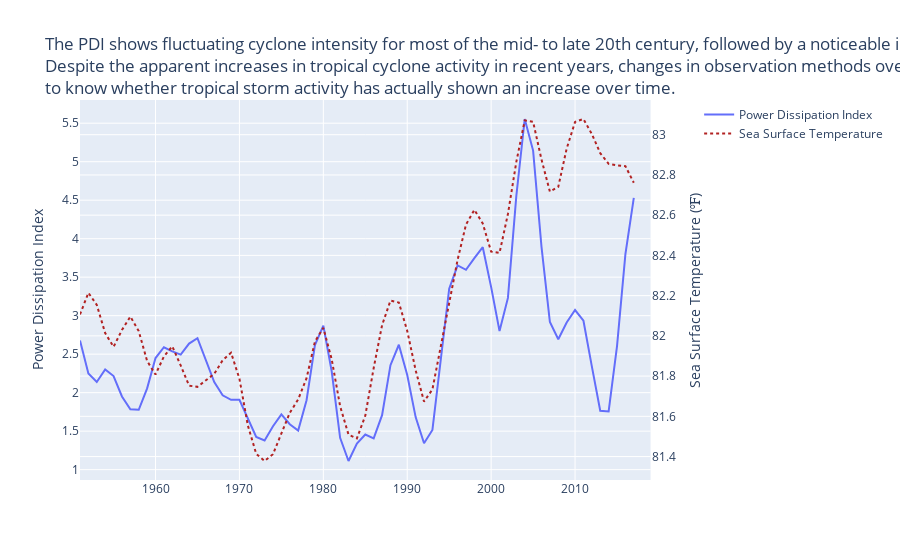

This figure's notebook cell:
### Markdown cell above
## Power Dissipation Index

This indicator examines the intensity of hurricanes and other tropical storms in the Atlantic Ocean, Caribbean, and Gulf of Mexico.

### Code cell
import plotly.graph_objects as go
from plotly.subplots import make_subplots

fig = make_subplots(specs=[[{"secondary_y": True}]])
fig.add_trace(go.Line(x=pdi_df['Year'], 
                      y=pdi_df['Smoothed Power Dissipation Index (10^11 m^3/s^2)'],
                      name="Power Dissipation Index"
                      ),
                      secondary_y=False
)

fig.add_trace(go.Line(x=pdi_df['Year'], 
                      y=pdi_df['Smoothed SST (F)'],
                      name="Sea Surface Temperature",
                      line=dict(color='firebrick', width=2, dash='dot')
                      ),
                      secondary_y=True
)

fig.update_layout(title_text='''
The PDI shows fluctuating cyclone intensity for most of the mid- to late 20th century, followed by a noticeable increase since 1995.
<br>Despite the apparent increases in tropical cyclone activity in recent years, changes in observation methods over time make it difficult
<br>to know whether tropical storm activity has actually shown an increase over time.
''')
fig.update_yaxes(title_text="Power Dissipation Index", secondary_y=False)
fig.update_yaxes(title_text="Sea Surface Temperature (<span>&#8457;</span>)", secondary_y=True)

fig.show()

### Figure 1 — Plotly figure (JSON) as saved in the notebook; plotly's stock layout.template omitted (floating-point values rounded to 4 significant figures)
{"data": [{"name": "Power Dissipation Index", "type": "scatter", "x": [1951, 1952, 1953, 1954, 1955, 1956, 1957, 1958, 1959, 1960, 1961, 1962, 1963, 1964, 1965, 1966, 1967, 1968, 1969, 1970, 1971, 1972, 1973, 1974, 1975, 1976, 1977, 1978, 1979, 1980, 1981, 1982, 1983, 1984, 1985, 1986, 1987, 1988, 1989, 1990, 1991, 1992, 1993, 1994, 1995, 1996, 1997, 1998, 1999, 2000, 2001, 2002, 2003, 2004, 2005, 2006, 2007, 2008, 2009, 2010, 2011, 2012, 2013, 2014, 2015, 2016, 2017, 2018, 2019], "xaxis": "x", "y": [2.678, 2.249, 2.138, 2.301, 2.216, 1.95, 1.783, 1.778, 2.056, 2.449, 2.59, 2.535, 2.494, 2.638, 2.707, 2.419, 2.136, 1.966, 1.907, 1.908, 1.677, 1.424, 1.379, 1.563, 1.718, 1.589, 1.508, 1.902, 2.618, 2.871, 2.275, 1.413, 1.112, 1.34, 1.456, 1.406, 1.708, 2.357, 2.622, 2.229, 1.683, 1.343, 1.516, 2.41, 3.35, 3.654, 3.596, 3.747, 3.889, 3.371, 2.8, 3.231, 4.555, 5.554, 5.144, 3.894, 2.918, 2.694, 2.911, 3.073, 2.934, 2.342, 1.764, 1.756, 2.605, 3.8, 4.53, null, null], "yaxis": "y"}, {"line": {"color": "firebrick", "dash": "dot", "width": 2}, "name": "Sea Surface Temperature", "type": "scatter", "x": [1951, 1952, 1953, 1954, 1955, 1956, 1957, 1958, 1959, 1960, 1961, 1962, 1963, 1964, 1965, 1966, 1967, 1968, 1969, 1970, 1971, 1972, 1973, 1974, 1975, 1976, 1977, 1978, 1979, 1980, 1981, 1982, 1983, 1984, 1985, 1986, 1987, 1988, 1989, 1990, 1991, 1992, 1993, 1994, 1995, 1996, 1997, 1998, 1999, 2000, 2001, 2002, 2003, 2004, 2005, 2006, 2007, 2008, 2009, 2010, 2011, 2012, 2013, 2014, 2015, 2016, 2017, 2018, 2019], "xaxis": "x", "y": [82.11, 82.21, 82.15, 82.01, 81.95, 82.03, 82.1, 82.02, 81.87, 81.81, 81.9, 81.95, 81.85, 81.75, 81.75, 81.78, 81.81, 81.88, 81.92, 81.79, 81.56, 81.41, 81.38, 81.41, 81.51, 81.62, 81.68, 81.79, 81.97, 82.04, 81.88, 81.65, 81.51, 81.49, 81.6, 81.84, 82.05, 82.18, 82.17, 82.02, 81.83, 81.67, 81.73, 81.95, 82.17, 82.38, 82.55, 82.63, 82.56, 82.42, 82.41, 82.61, 82.86, 83.07, 83.06, 82.88, 82.72, 82.74, 82.93, 83.06, 83.08, 83.0, 82.91, 82.86, 82.85, 82.84, 82.76, null, null], "yaxis": "y2"}], "layout": {"title": {"text": "\nThe PDI shows fluctuating cyclone intensity for most of the mid- to late 20th century, followed by a noticeable increase since 1995.\n<br>Despite the apparent increases in tropical cyclone activity in recent years, changes in observation methods over time make it difficult\n<br>to know whether tropical storm activity has actually shown an increase over time.\n"}, "xaxis": {"anchor": "y", "domain": [0, 0.94]}, "yaxis": {"anchor": "x", "domain": [0, 1], "title": {"text": "Power Dissipation Index"}}, "yaxis2": {"anchor": "x", "overlaying": "y", "side": "right", "title": {"text": "Sea Surface Temperature (<span>&#8457;</span>)"}}}}
